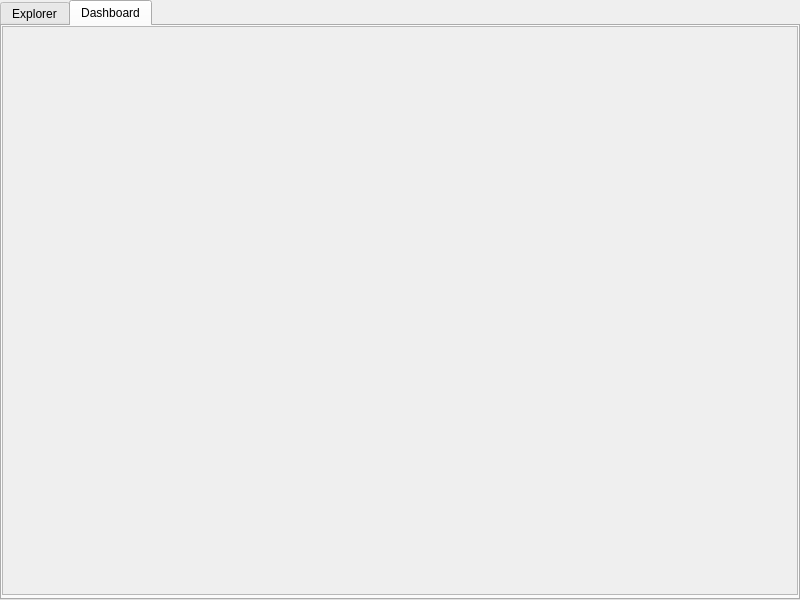
<?xml version="1.0" encoding="UTF-8"?>
<ui version="4.0">
 <class>Widget</class>
 <widget class="QWidget" name="Widget">
  <property name="geometry">
   <rect>
    <x>0</x>
    <y>0</y>
    <width>800</width>
    <height>600</height>
   </rect>
  </property>
  <property name="minimumSize">
   <size>
    <width>800</width>
    <height>600</height>
   </size>
  </property>
  <property name="windowTitle">
   <string>Widget</string>
  </property>
  <widget class="QTabWidget" name="tabWidget">
   <property name="geometry">
    <rect>
     <x>0</x>
     <y>0</y>
     <width>800</width>
     <height>600</height>
    </rect>
   </property>
   <property name="currentIndex">
    <number>1</number>
   </property>
   <widget class="QWidget" name="tabExplorer">
    <attribute name="title">
     <string>Explorer</string>
    </attribute>
    <widget class="QTreeView" name="structureView">
     <property name="geometry">
      <rect>
       <x>0</x>
       <y>25</y>
       <width>200</width>
       <height>544</height>
      </rect>
     </property>
    </widget>
    <widget class="QLabel" name="structureTitle">
     <property name="geometry">
      <rect>
       <x>0</x>
       <y>0</y>
       <width>200</width>
       <height>25</height>
      </rect>
     </property>
     <property name="text">
      <string>Structure</string>
     </property>
     <property name="alignment">
      <set>Qt::AlignCenter</set>
     </property>
    </widget>
    <widget class="QScrollArea" name="scrollExplorer">
     <property name="geometry">
      <rect>
       <x>200</x>
       <y>0</y>
       <width>596</width>
       <height>569</height>
      </rect>
     </property>
     <property name="widgetResizable">
      <bool>true</bool>
     </property>
     <widget class="QWidget" name="scrollExplorerArea">
      <property name="geometry">
       <rect>
        <x>0</x>
        <y>0</y>
        <width>594</width>
        <height>567</height>
       </rect>
      </property>
     </widget>
    </widget>
   </widget>
   <widget class="QWidget" name="tabDashboard">
    <property name="minimumSize">
     <size>
      <width>796</width>
      <height>569</height>
     </size>
    </property>
    <attribute name="title">
     <string>Dashboard</string>
    </attribute>
    <widget class="QScrollArea" name="scrollDashboard">
     <property name="geometry">
      <rect>
       <x>0</x>
       <y>0</y>
       <width>796</width>
       <height>569</height>
      </rect>
     </property>
     <property name="widgetResizable">
      <bool>true</bool>
     </property>
     <widget class="QWidget" name="scrollDashboardArea">
      <property name="geometry">
       <rect>
        <x>0</x>
        <y>0</y>
        <width>794</width>
        <height>567</height>
       </rect>
      </property>
     </widget>
    </widget>
   </widget>
  </widget>
 </widget>
 <layoutdefault spacing="6" margin="11"/>
 <resources/>
 <connections/>
</ui>
